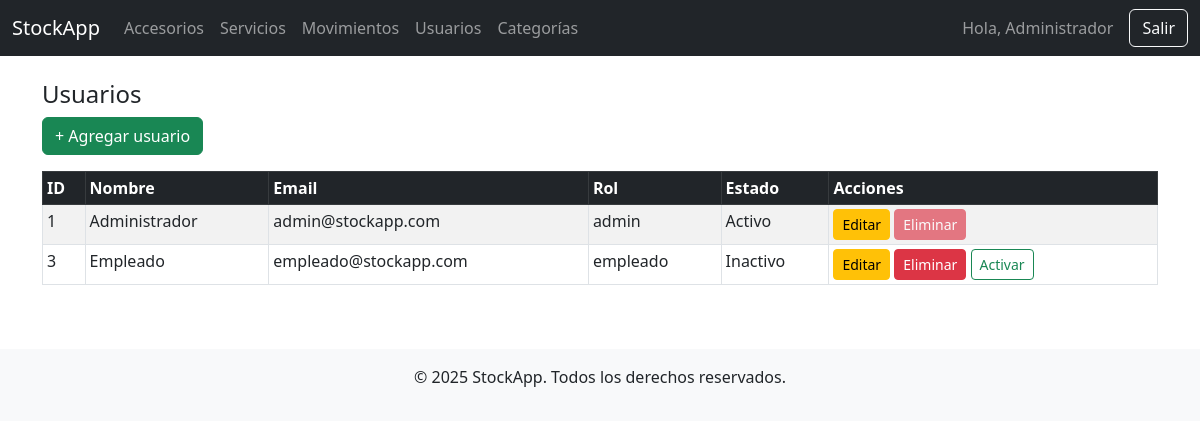
/usuarios/listar.php (signed in), run on the app's committed database.
### tables this page shows
CREATE TABLE `usuarios` (
  `id` int(11) NOT NULL,
  `nombre` varchar(100) NOT NULL,
  `email` varchar(100) NOT NULL,
  `password` varchar(255) NOT NULL,
  `rol` enum('admin','empleado') DEFAULT 'empleado',
  `activo` tinyint(1) DEFAULT 1,
  `creado_en` timestamp NOT NULL DEFAULT current_timestamp()
);

### usuarios/listar.php (the view, shortened to what this page needs)
<?php
require_once '../config/database.php';
$usuarios = $pdo->query("SELECT * FROM usuarios ORDER BY creado_en ASC")->fetchAll();
include '../includes/header.php';
include '../includes/navbar.php';
?>
<div class="container mt-4">
    <h4>Usuarios</h4>
    <a href="crear.php" class="btn btn-success mb-3">+ Agregar usuario</a>
    <table class="table table-sm table-bordered table-hover table-striped">
        <thead class="table-dark">
            <tr>
                <th>ID</th>
                <th>Nombre</th>
                <th>Email</th>
                <th>Rol</th>
                <th>Estado</th>
                <th>Acciones</th>
            </tr>
        </thead>
        <tbody>
            <?php foreach ($usuarios as $u): ?>
                <tr>
                    <td><?= $u['id'] ?></td>
                    <td><?= htmlspecialchars($u['nombre']) ?></td>
                    <td><?= htmlspecialchars($u['email']) ?></td>
                    <td><?= $u['rol'] ?></td>
                    <td><?= $u['activo'] ? 'Activo' : 'Inactivo' ?></td>
                    <td>
                        <a href="editar.php?id=<?= $u['id'] ?>" class="btn btn-sm btn-warning">Editar</a>
                        <?php if ($u['id'] == $_SESSION['usuario_id']): ?>
                            <button class="btn btn-sm btn-danger" disabled title="No puedes eliminar tu propio usuario">Eliminar</button>
                        <?php elseif ($u['id'] == 1): ?>
                            <button class="btn btn-sm btn-danger" disabled title="No puedes eliminar al administrador principal">Eliminar</button>
                        <?php else: ?>
                            <a href="eliminar.php?id=<?= $u['id'] ?>" class="btn btn-sm btn-danger"
                            onclick="return confirm('¿Estás seguro de eliminar este usuario?');">Eliminar</a>
                        <?php endif; ?>
                        <?php if ($u['rol'] !== 'admin'): ?>
                            <?php if ($u['id'] != $_SESSION['usuario_id']): ?>
                                <a href="estado.php?id=<?= $u['id'] ?>&accion=<?= $u['activo'] ? 'desactivar' : 'activar' ?>"
                                class="btn btn-sm <?= $u['activo'] ? 'btn-outline-secondary' : 'btn-outline-success' ?>"
                                onclick="return confirm('¿<?= $u['activo'] ? 'Desactivar' : 'Activar' ?> este usuario?');">
                                    <?= $u['activo'] ? 'Desactivar' : 'Activar' ?>
                                </a>
                            <?php else: ?>
                                <button class="btn btn-sm btn-outline-secondary" disabled title="No puedes modificar tu propio estado">
                                    Desactivar
                                </button>
                            <?php endif; ?>
                        <?php endif; ?>
                    </td>
                </tr>
            <?php endforeach; ?>
        </tbody>
    </table>
</div>
<?php include '../includes/footer.php'; ?>

### data on the page
usuarios: id "1", nombre "Administrador", email "admin@stockapp.com", rol "admin", activo "Activo", shows "Eliminar"
usuarios: id "3", nombre "Empleado", email "empleado@stockapp.com", rol "empleado", activo "Inactivo"

### other printed values
$_SESSION['nombre'] "Administrador"
